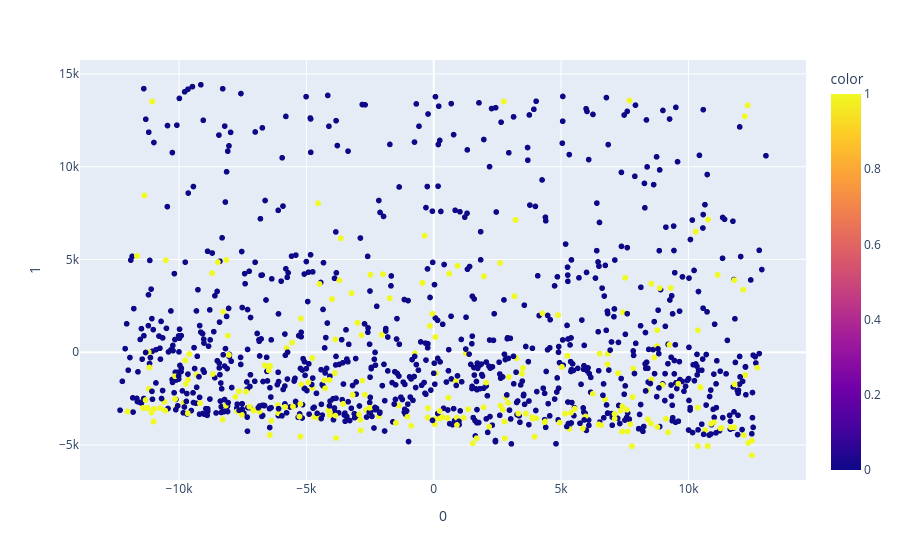

Notebook code cell kept with this figure:
### Code cell
import plotly.express as px
fig = px.scatter(principalComponents, x=0, y=1, color=y_train)
fig.show()
X_train = principalComponents
X_test = pca.transform(X_test)

### Figure 1 — Plotly figure (JSON) as saved in the notebook; plotly's stock layout.template omitted (floating-point values rounded to 4 significant figures; data arrays with more than 128 entries replaced by an {"elided": "..."} marker saying what was removed)
{"data": [{"hovertemplate": "0=%{x}<br>1=%{y}<br>color=%{marker.color}<extra></extra>", "legendgroup": "", "marker": {"color": {"elided": "1726 int values"}, "coloraxis": "coloraxis", "symbol": "circle"}, "mode": "markers", "name": "", "showlegend": false, "type": "scattergl", "x": {"elided": "1726 float values"}, "xaxis": "x", "y": {"elided": "1726 float values"}, "yaxis": "y"}], "layout": {"coloraxis": {"colorbar": {"title": {"text": "color"}}, "colorscale": [[0, "#0d0887"], [0.1111, "#46039f"], [0.2222, "#7201a8"], [0.3333, "#9c179e"], [0.4444, "#bd3786"], [0.5556, "#d8576b"], [0.6667, "#ed7953"], [0.7778, "#fb9f3a"], [0.8889, "#fdca26"], [1, "#f0f921"]]}, "legend": {"tracegroupgap": 0}, "margin": {"t": 60}, "xaxis": {"anchor": "y", "domain": [0, 1], "title": {"text": "0"}}, "yaxis": {"anchor": "x", "domain": [0, 1], "title": {"text": "1"}}}}
